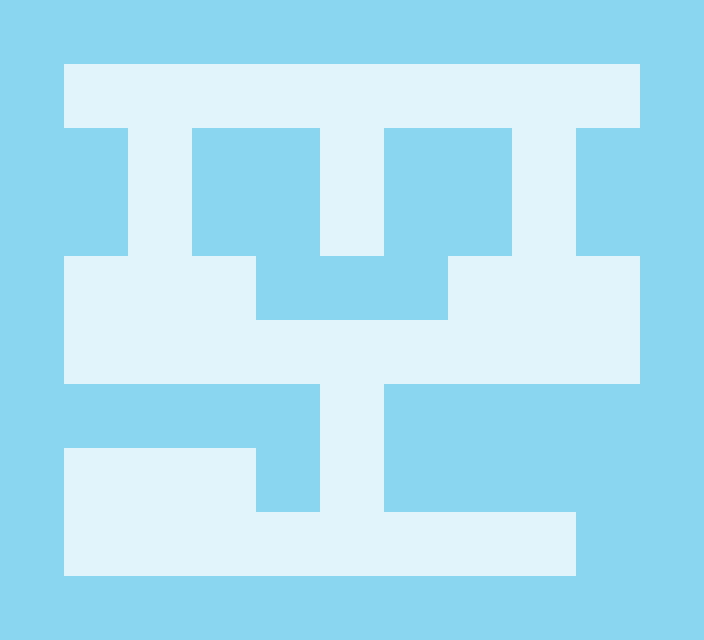

Below is a game level as drawn by its tile map, then a one-line description and the .tmx that defines it (tile-layer data replaced by summaries):
An orthogonal 11x10 tile map with 64x64 px tiles, 1 tile layer (background) and 21 objects (12x operation, 7x condition, player, exit).

<map version="1.0" orientation="orthogonal" width="11" height="10" tilewidth="64" tileheight="64">
 <properties>
  <property name="time" value="55" />
 </properties>
 <tileset firstgid="1" name="tileset" tilewidth="64" tileheight="64" spacing="2" margin="2">
  <image source="../tiles/tiles.png" width="128" height="256" />
  <tile id="1">
   <properties>
    <property name="walkable" value="true" />
   </properties>
  </tile>
 </tileset>
 <layer name="background" width="11" height="10">
  <data>[110 cells, 110 non-empty, 2 distinct tile ids]</data>
 </layer>
 <objectgroup name="objects" width="11" height="10">
  <object name="player" type="player" x="320" y="64" width="64" height="64" />
  <object name="exit" x="512" y="512" width="64" height="64" />
  <object name="=:36" type="condition" x="128" y="192" width="64" height="64" />
  <object name="*:3" type="operation" x="64" y="64" width="64" height="64" />
  <object name="=:99" type="condition" x="512" y="192" width="64" height="64" />
  <object name="=:16" type="condition" x="256" y="320" width="64" height="64" />
  <object name="&gt;:10" type="condition" x="384" y="320" width="64" height="64" />
  <object name="=:14" type="condition" x="320" y="448" width="64" height="64" />
  <object name="=:32" type="condition" x="384" y="512" width="64" height="64" />
  <object name="&gt;:10" type="condition" x="256" y="512" width="64" height="64" />
  <object name="+:3" type="operation" x="320" y="192" width="64" height="64" />
  <object name="*:2" type="operation" x="576" y="64" width="64" height="64">
   <properties>
    <property name="persist" value="true" />
   </properties>
  </object>
  <object name="*:2" type="operation" x="64" y="320" width="64" height="64" />
  <object name="+:4" type="operation" x="192" y="256" width="64" height="64" />
  <object name="/:6" type="operation" x="64" y="256" width="64" height="64" />
  <object name="*:2" type="operation" x="576" y="320" width="64" height="64" />
  <object name="+:5" type="operation" x="576" y="256" width="64" height="64" />
  <object name="/:8" type="operation" x="448" y="256" width="64" height="64" />
  <object name="/:7" type="operation" x="64" y="448" width="64" height="64" />
  <object name="*:4" type="operation" x="192" y="448" width="64" height="64" />
  <object name="*:2" type="operation" x="64" y="512" width="64" height="64">
   <properties>
    <property name="persist" value="true" />
   </properties>
  </object>
 </objectgroup>
</map>
